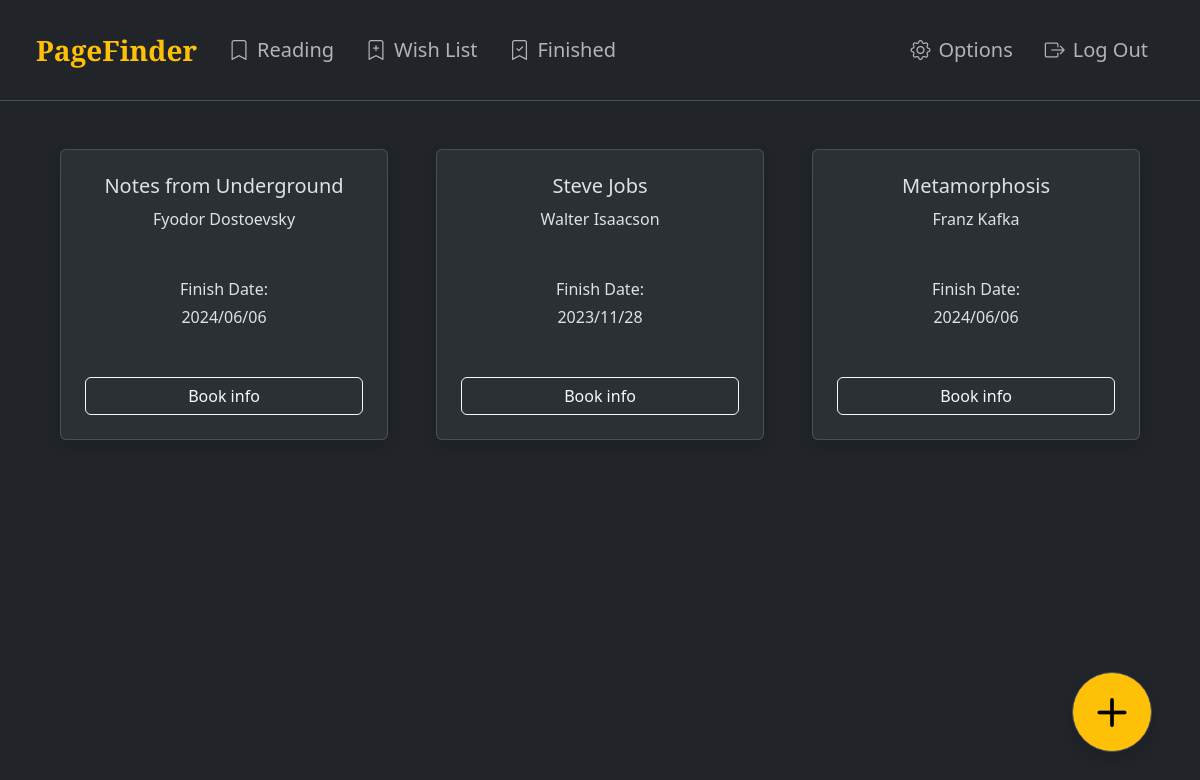
Page /finished (signed in) on the committed database.
### tables this page shows
CREATE TABLE finished (
    finished_id INTEGER PRIMARY KEY AUTOINCREMENT,
    user_id INTEGER NOT NULL,
    authorship_id INTEGER NOT NULL,
    finish_year INTEGER,
    finish_month INTEGER,
    finish_day INTEGER,
    FOREIGN KEY (user_id) REFERENCES users(id),
    FOREIGN KEY (authorship_id) REFERENCES authorships(authorship_id)
);

CREATE TABLE books (
    book_id INTEGER PRIMARY KEY AUTOINCREMENT,
    title TEXT NOT NULL,
    year NUMERIC
);

CREATE TABLE authors (
    author_id INTEGER PRIMARY KEY AUTOINCREMENT,
    name TEXT NOT NULL,
    birth NUMERIC
);

### app.py (the view)
@app.route("/finished")
@login_required
def finished():
    query = '''
    SELECT
        books.title,
        authors.name AS author,
        authorships.authorship_id,
        finished.finish_year,
        finished.finish_month,
        finished.finish_day
    FROM
        books
    INNER JOIN
        authorships ON books.book_id = authorships.book_id
    INNER JOIN
        finished ON finished.authorship_id = authorships.authorship_id
    INNER JOIN
        authors ON authorships.author_id = authors.author_id
    WHERE authorships.authorship_id IN (
        SELECT authorship_id FROM finished WHERE user_id = ?
    )
    AND finished.user_id = ?
    '''
    user_finished = db.execute(query, session["user_id"], session["user_id"])
    user_finished.reverse()
    return render_template("finished.html", user_finished=user_finished)

### app.py (called while the page is built)
@app.after_request
def after_request(response):
    response.headers["Cache-Control"] = "no-cache, no-store, must-revalidate"
    response.headers["Expires"] = 0
    response.headers["Pragma"] = "no-cache"
    return response

### helpers.py (called while the page is built)
def login_required(f):
    @wraps(f)
    def decorated_function(*args, **kwargs):
        if session.get("user_id") is None:
            return redirect("/login")
        return f(*args, **kwargs)
    return decorated_function

def format_number(value):
    return f"{value:02d}"

### templates/finished.html (shortened to what this page needs)
{% extends "layout.html" %}
{% block main %}
    {% if user_finished %}
        <div class="container">
            <div class="row row-cols-1 row-cols-md-2 row-cols-lg-3 row-cols-xxl-4 g-5 justify-content-center">
                {% for book in user_finished %}
                    <div class="col">
                        <div class="card text-center bg-body-tertiary shadow">
                            <div class="card-body p-4">
                                <h5 class="card-title mb-3">{{ book.title }}</h5>
                                <h6 class="card-subtitle mb-5">{{ book.author }}</h5>
                                <p class="card-text mb-1">Finish Date:</p>
                                {% if book.finish_year and book.finish_month and book.finish_day %}
                                    {% set year = book.finish_year | int %}
                                    {% set month = book.finish_month | int %}
                                    {% set day = book.finish_day | int %}
                                    <p class="card-text mb-5">
                                        {{ year | format_number }}/{{ month | format_number }}/{{ day | format_number }}
                                    </p>
                                {% else %}
                                    <p class="card-text text-secondary mb-5">Not provided.</p>
                                {% endif %}
                                <div class="d-flex flex-column">
                                <form action="/book_info" method="post">
                                    <button type="submit" name="book_info" value="{{ book.authorship_id }}" class="btn btn-outline-light w-100">Book info</button>
                                </form>
                                </div>
                            </div>
                        </div>
                    </div>
                {% endfor %}
            </div>
        </div>
    {% else %}
        <div class="alert alert-dark d-flex align-items-center fs-5 m-auto" role="alert">
            <i class="bi bi-emoji-frown me-3"></i>
            Your Finished List is empty for now. Try adding books by clicking the + button.
        </div>
    {% endif %}
    <a href="/add_book" class="border position-fixed bottom-0 end-0 btn btn-warning rounded-circle m-3 m-sm-4 m-xl-5 shadow" style="height: 80px; width: 80px; font-size: 29px; padding-top: 17px;">
        <i class="bi bi-plus-lg"></i>
    </a>
{% endblock %}

### rows in the picture
finished: title "Notes from Underground", author "Fyodor Dostoevsky", finish_year "2024", month "06", day "06", {{ book.authorship_id }} 28 (drawn)
finished: title "Steve Jobs", author "Walter Isaacson", finish_year "2023", finish_month "11", finish_day "28", {{ book.authorship_id }} 5 (drawn)
finished: title "Metamorphosis", author "Franz Kafka", finish_year "2024", month "06", day "06", {{ book.authorship_id }} 2 (drawn)
